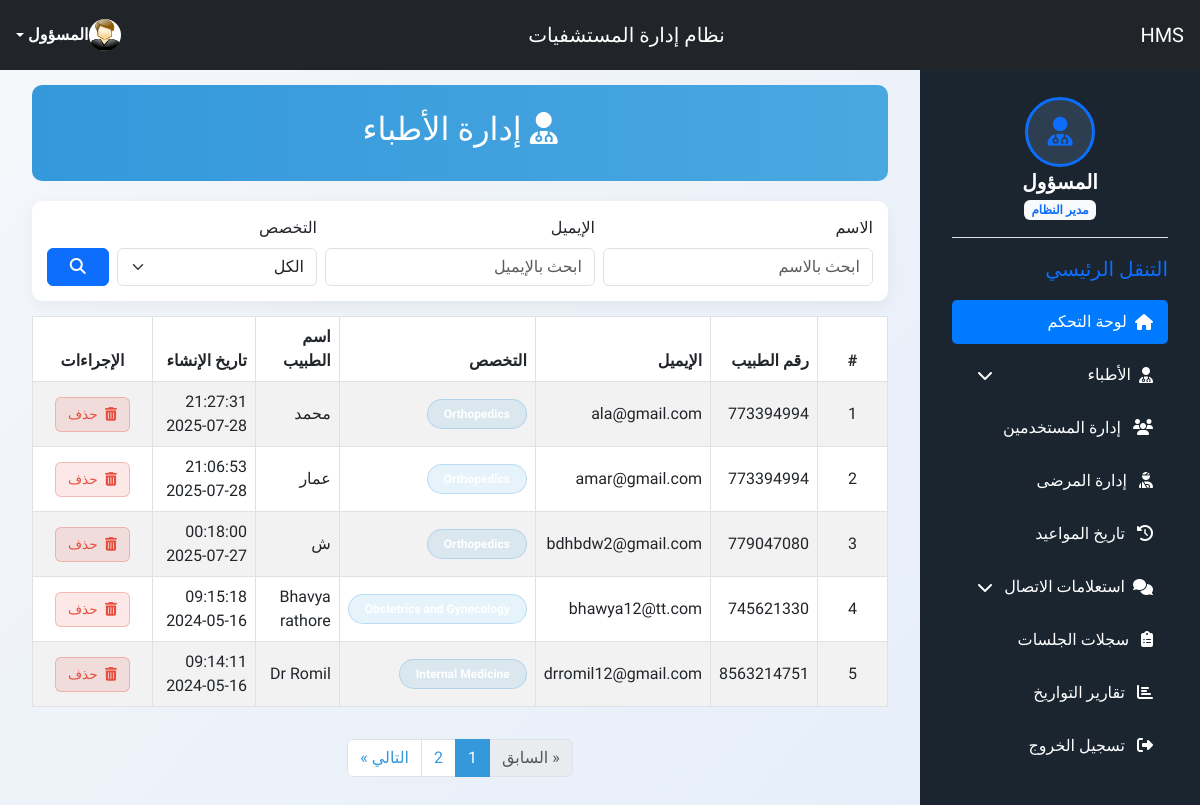
Screenshot of /hospital/hms/admin/manage-doctors.php (signed in) with the database file from the repository.
### tables this page shows
CREATE TABLE `doctors` (
  `id` int(11) NOT NULL,
  `specilization` varchar(255) DEFAULT NULL,
  `doctorName` varchar(255) DEFAULT NULL,
  `address` longtext DEFAULT NULL,
  `docFees` varchar(255) DEFAULT NULL,
  `contactno` bigint(11) DEFAULT NULL,
  `docEmail` varchar(255) DEFAULT NULL,
  `password` varchar(255) DEFAULT NULL,
  `creationDate` timestamp NULL DEFAULT current_timestamp(),
  `updationDate` timestamp NULL DEFAULT NULL ON UPDATE current_timestamp()
);

### hospital/hms/admin/manage-doctors.php (the view, shortened to what this page needs)
<?php
include('include/config.php');
$q_name   = trim($_GET['name']  ?? '');
$q_email  = trim($_GET['email'] ?? '');
function clean_spec($s){ $s=preg_replace('/\badd-doctor\.php:\d+\s*/i','',(string)$s); return trim($s," -\t\n\r\0\x0B"); }
$where = [];
$params = [];
$types  = '';
$where_sql = $where ? ('WHERE '.implode(' AND ',$where)) : '';
$sql_total = "SELECT COUNT(*) AS total FROM doctors $where_sql";
$stmt = $con->prepare($sql_total);
$stmt->execute(); $res = $stmt->get_result();
$total_records = (int)($res->fetch_assoc()['total'] ?? 0);
$per_page = 5;
$page = max((int)($_GET['page'] ?? 1), 1);
$offset = ($page-1)*$per_page;
$total_pages = max((int)ceil($total_records/$per_page), 1);
$sql_list = "SELECT * FROM doctors $where_sql ORDER BY id DESC LIMIT ? OFFSET ?";
$stmt = $con->prepare($sql_list);
if ($where) {
    $bindTypes = $types.'ii'; $params2 = array_merge($params, [ $per_page, $offset ]);
    $stmt->bind_param($bindTypes, ...$params2);
} else {
    $stmt->bind_param('ii', $per_page, $offset);
}
$stmt->execute(); $rows = $stmt->get_result();
$cnt = $offset+1;
?>
<!DOCTYPE html>
<html lang="ar" dir="rtl">
<head>
    <link href="https://cdn.jsdelivr.net/npm/bootstrap@5.3.0/dist/css/bootstrap.rtl.min.css" rel="stylesheet">
    <link href="https://cdnjs.cloudflare.com/ajax/libs/font-awesome/6.4.0/css/all.min.css" rel="stylesheet">
</head>
<body>
        <?php include('include/sidebar.php'); ?>
    <?php include('include/header.php'); ?>
<div class="main-content">
<div class="container ">
    <div class="page-header text-center">
        <h2><i class="fas fa-user-md me-2"></i>إدارة الأطباء</h2>
    </div>
    <div class="filter-card">
        <form method="get" class="row g-2 align-items-end">
            <div class="col-md-4">
                <label class="form-label">الاسم</label>
                <input type="text" name="name" value="<?= htmlspecialchars($q_name) ?>" class="form-control" placeholder="ابحث بالاسم">
            </div>
            <div class="col-md-4">
                <label class="form-label">الإيميل</label>
                <input type="text" name="email" value="<?= htmlspecialchars($q_email) ?>" class="form-control" placeholder="ابحث بالإيميل">
            </div>
            <div class="col-md-3">
                <label class="form-label">التخصص</label>
                <select name="spec" class="form-select">
                    <option value="">الكل</option>
                </select>
            </div>
            <div class="col-md-1 d-grid">
                <button class="btn btn-primary"><i class="fas fa-search"></i></button>
            </div>
        </form>
    </div>
    <div class="table-responsive">
        <table class="table table-striped table-bordered align-middle">
            <thead>
            <tr>
                <th class="text-center" style="width:70px">#</th>
                <th>رقم الطبيب</th>
                <th>الإيميل</th>
                <th>التخصص</th>
                <th>اسم الطبيب</th>
                <th>تاريخ الإنشاء</th>
                <th class="text-center" style="width:120px">الإجراءات</th>
            </tr>
            </thead>
            <tbody>
            <?php if ($rows && $rows->num_rows>0): ?>
                <?php while ($row = $rows->fetch_assoc()): ?>
                    <?php
                    $spec = clean_spec($row['specilization'] ?? 'غير محدد');
                    $name = $row['doctorName'] ?? 'غير معروف';
                    $email= $row['docEmail'] ?? 'غير متوفر';
                    $contact = $row['contactno'] ?? 'غير متوفر';
                    $date = $row['creationDate'] ? date('H:i:s Y-m-d', strtotime($row['creationDate'])) : 'غير محدد';
                    ?>
                    <tr>
                        <td class="text-center"><?= $cnt++ ?></td>
                        <td><?= htmlspecialchars($contact) ?></td>
                        <td><?= htmlspecialchars($email) ?></td>
                        <td><span class="badge rounded-pill badge-spec px-3 py-2"><?= htmlspecialchars($spec ?: 'غير محدد') ?></span></td>
                        <td><?= htmlspecialchars($name) ?></td>
                        <td><?= htmlspecialchars($date) ?></td>
                        <td class="text-center">
                            <form method="post" onsubmit="return confirm('هل أنت متأكد أنك تريد حذف هذا الطبيب؟');" style="display:inline">
                                <button type="submit" class="action-btn btn-delete">
                                    <i class="fas fa-trash-alt me-1"></i> حذف
                                </button>
                            </form>
                        </td>
                    </tr>
                <?php endwhile; ?>
            <?php else: ?>
                <tr><td colspan="7" class="text-center text-muted py-4">لا توجد سجلات متاحة</td></tr>
            <?php endif; ?>
            </tbody>
        </table>
    </div>
    <?php if ($total_pages > 1): ?>
        <nav class="mt-3">
            <ul class="pagination justify-content-center">
                <?php
                function q($p){ $q=$_GET; $q['page']=$p; return '?'.http_build_query($q); }
                ?>
                <li class="page-item <?= $page<=1?'disabled':'' ?>">
                    <a class="page-link" href="<?= $page<=1?'#':q($page-1) ?>">&laquo; السابق</a>
                </li>
                <?php for($i=1;$i<=$total_pages;$i++): ?>
                    <li class="page-item <?= $i==$page?'active':'' ?>"><a class="page-link" href="<?= q($i) ?>"><?= $i ?></a></li>
                <?php endfor; ?>
                <li class="page-item <?= $page>=$total_pages?'disabled':'' ?>">
                    <a class="page-link" href="<?= $page>=$total_pages?'#':q($page+1) ?>">التالي &raquo;</a>
                </li>
            </ul>
        </nav>
    <?php endif; ?>
</div>
</div>
</body>
</html>

### hospital/hms/admin/manage-doctors.php (style rules this page uses)
body { font-family:'Tajawal',sans-serif;background:#f0f5f9;padding-top:40px }
.page-header { background:linear-gradient(90deg,#3498db,#4aa8e0);color:#fff;padding:25px 30px;border-radius:10px;margin-bottom:20px }
.table th { background:#3498db;color:#fff;font-weight:600 }
.action-btn { padding:6px 12px;border-radius:6px;font-size:.85rem }
.btn-delete { background:rgba(231,76,60,.12);color:#e74c3c;border:1px solid rgba(231,76,60,.3) }
.badge-spec { background:rgba(52,152,219,.12);color:#3498db;border:1px solid rgba(52,152,219,.25);font-weight:600 }
.filter-card { background:#fff;border-radius:10px;padding:15px 15px;box-shadow:0 5px 15px rgba(0,0,0,.05);margin-bottom:15px }
.pagination .page-link { color:#3498db }
.pagination .page-item.active .page-link { background:#3498db;border-color:#3498db }
.main-content { margin-right:20px;padding:20px }

### hospital/hms/admin/include/sidebar.php (style rules this page uses)
body { font-family: 'Tajawal', sans-serif; background: linear-gradient(135deg,#f5f7fa,#e4edf9); min-height: 100vh; padding-top: 65px; }
.main-content { padding-right: 280px; }

### rows the page displays
doctors: contactno "773394994", docEmail "ala@gmail.com", specilization "Orthopedics", doctorName "محمد", creationDate "21:27:31 2025-07-28"
doctors: contactno "773394994", docEmail "amar@gmail.com", doctorName "عمار", creationDate "21:06:53 2025-07-28"
doctors: contactno "779047080", docEmail "bdhbdw2@gmail.com", specilization "Orthopedics", doctorName "ش", creationDate "00:18:00 2025-07-27"
doctors: contactno "745621330", docEmail "bhawya12@tt.com", doctorName "Bhavya rathore", creationDate "09:15:18 2024-05-16"
doctors: contactno "8563214751", docEmail "drromil12@gmail.com", specilization "Internal Medicine", doctorName "Dr Romil", creationDate "09:14:11 2024-05-16"
